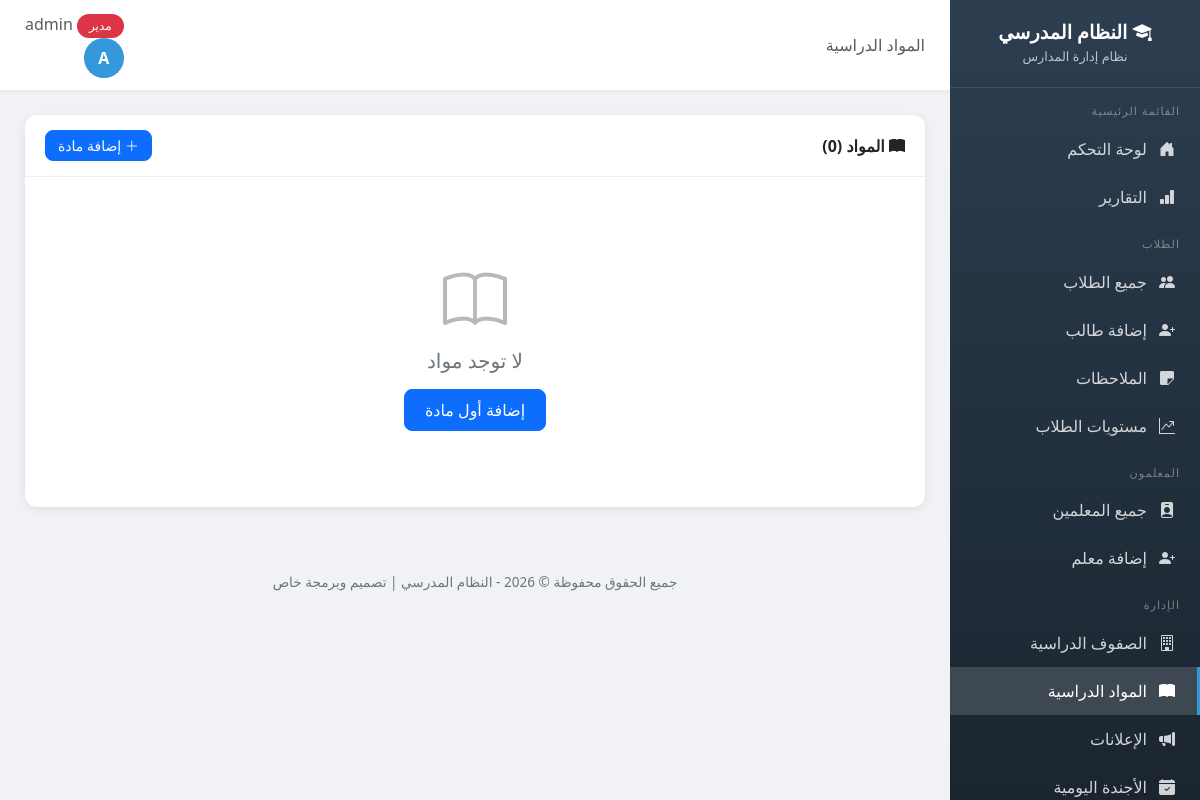
The app's page /subjects/ (signed in), older data.
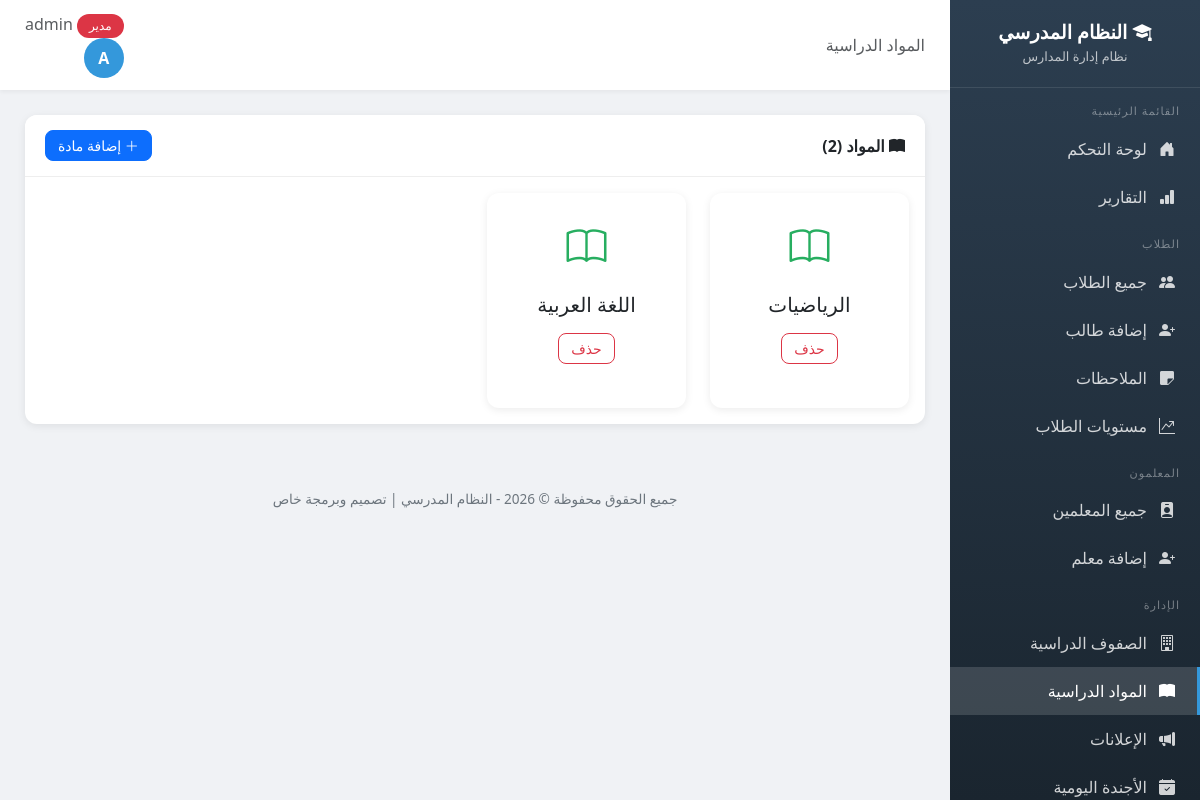
The same page, newer data.
### school/models.py (models this page shows, shortened)
class Subject(models.Model):
    name = models.CharField('اسم المادة', max_length=100, unique=True)
    class Meta:
        verbose_name = 'مادة'
        verbose_name_plural = 'المواد'

### school/views.py (the view)
# urls.py: path('subjects/', views.subject_list, name='subject_list'),
@login_required
def subject_list(request):
    if request.user.profile.role != 'admin':
        messages.error(request, 'ليس لديك صلاحية للوصول إلى هذه الصفحة')
        return redirect('dashboard')
    subjects = Subject.objects.all().order_by('name')
    return render(request, 'school/subject_list.html', {'subjects': subjects})

### templates/school/subject_list.html (shortened to what this page needs)
{% extends 'school/base.html' %}
{% block page_heading %}المواد الدراسية{% endblock %}
{% block content %}
<div class="card">
    <div class="card-header d-flex justify-content-between align-items-center">
        <span><i class="bi bi-book-fill"></i> المواد ({{ subjects.count }})</span>
        <a href="{% url 'add_subject' %}" class="btn btn-primary btn-sm"><i class="bi bi-plus-lg"></i> إضافة مادة</a>
    </div>
    <div class="card-body">
        <div class="row g-4">
            {% for subject in subjects %}
            <div class="col-md-4 col-lg-3">
                <div class="card h-100">
                    <div class="card-body text-center py-4">
                        <i class="bi bi-book" style="font-size: 2.5rem; color: #27ae60;"></i>
                        <h5 class="mt-3">{{ subject.name }}</h5>
                        <a href="{% url 'delete_subject' subject.id %}" class="btn btn-outline-danger btn-sm mt-2">حذف</a>
                    </div>
                </div>
            </div>
            {% empty %}
            <div class="col-12">
                <div class="empty-state">
                    <i class="bi bi-book"></i>
                    <h5>لا توجد مواد</h5>
                    <a href="{% url 'add_subject' %}" class="btn btn-primary mt-2">إضافة أول مادة</a>
                </div>
            </div>
            {% endfor %}
        </div>
    </div>
</div>
{% endblock %}

Row changes from the older to the newer data that the page shows:
added Subject: name "الرياضيات"
added Subject: name "اللغة العربية"
Text that changed along with them:
{{ subjects.count }}: "0" → "2"
text no longer shown: "لا توجد مواد إضافة أول مادة"
